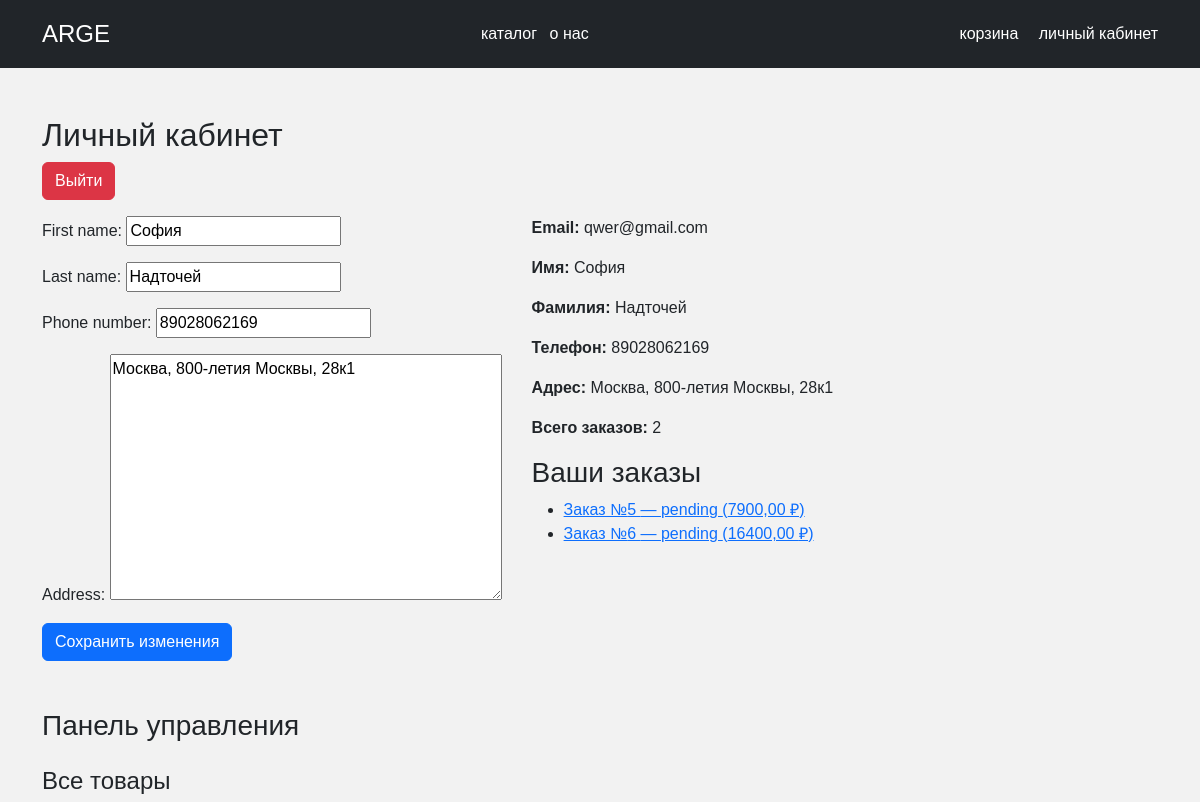
Page /profile/ (signed in, upper part) on the earlier database version.
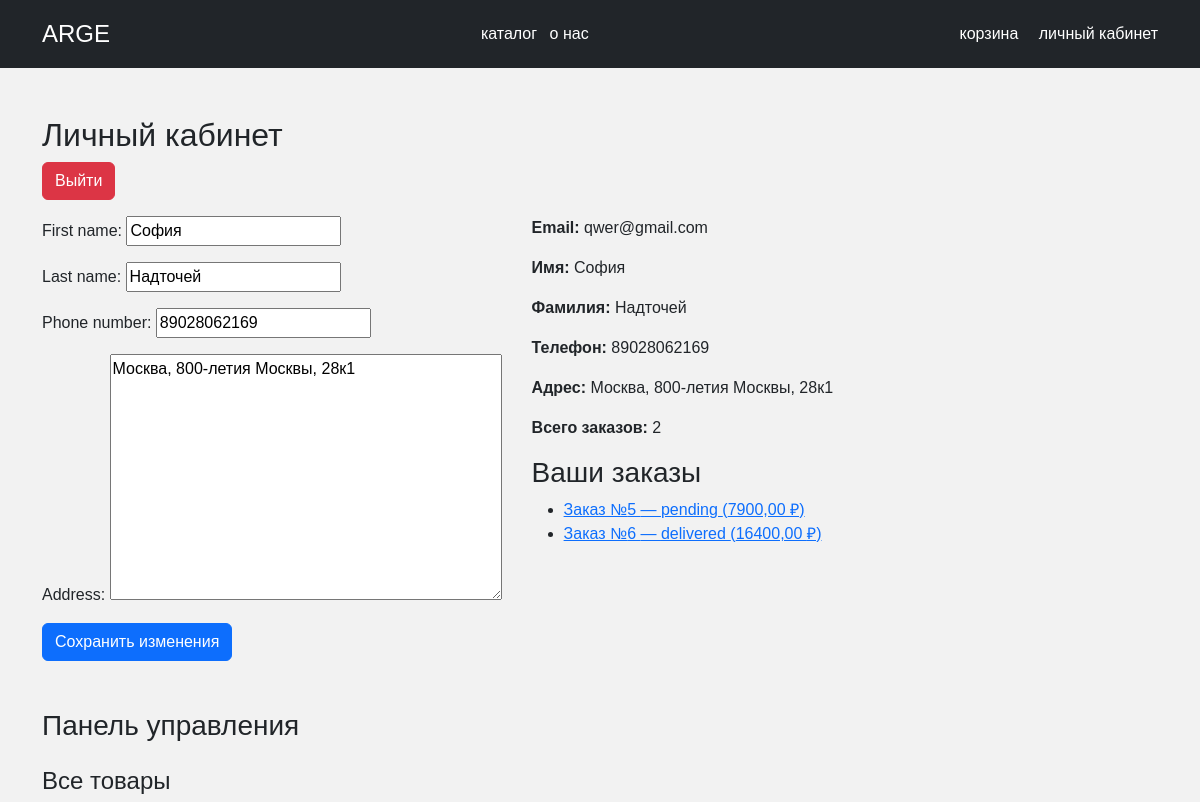
Same page on the later database version.
### members/models.py (models this page shows, shortened)
class Order(models.Model):
    STATUS_CHOICES = [
        ('pending', 'Pending'),
        ('shipped', 'Shipped'),
        ('delivered', 'Delivered'),
        ('cancelled', 'Cancelled'),
    ]
    user = models.ForeignKey(User, related_name='orders', on_delete=models.CASCADE)
    total_price = models.DecimalField(max_digits=10, decimal_places=2)
    status = models.CharField(max_length=50, choices=STATUS_CHOICES, default='pending')
    created_at = models.DateTimeField(default=timezone.now)
    class Meta:
        verbose_name = "Заказ"
        verbose_name_plural = "Заказы"

### members/views.py (the view)
# urls.py: path('profile/', views.profile_view, name='profile'),
@login_required
def profile_view(request):
    user = request.user
    if request.method == 'POST':
        form = UserProfileForm(request.POST, instance=user)
        if form.is_valid():
            form.save()
            return redirect('profile')
    else:
        form = UserProfileForm(instance=user)
    orders = user.orders.all()
    orders_count = orders.count()
    has_orders = orders.exists()
    products = Product.objects.all() if user.is_staff else []
    return render(request, 'profile.html', {
    'user': user,
    'user_form': form,
    'orders': orders,
    'orders_count': orders_count,
    'has_orders': has_orders,
    'products': products,
})

### members/forms.py
class UserProfileForm(forms.ModelForm):
    class Meta:
        model = User
        fields = ['first_name', 'last_name', 'phone_number', 'address']

### templates/profile.html (shortened to what this page needs)
{% extends "base.html" %}
{% load static %}
{% block content %}
<h2>Личный кабинет</h2>
<form method="post" action="{% url 'logout' %}">
  <button type="submit" class="btn btn-danger mb-3">Выйти</button>
</form>
<div class="lk-main">
    <div class="lk-form">
        <form method="post">
            {{ user_form.as_p }}
            <button type="submit" class="btn btn-primary">Сохранить изменения</button>
        </form>
    </div>
    <div class="lk-info">
        <p><strong>Email:</strong> {{ user.email }}</p>
        <p><strong>Имя:</strong> {{ user.first_name }}</p>
        <p><strong>Фамилия:</strong> {{ user.last_name }}</p>
        <p><strong>Телефон:</strong> {{ user.phone_number }}</p>
        <p><strong>Адрес:</strong> {{ user.address }}</p>
        <p><strong>Всего заказов:</strong> {{ orders_count }}</p>
        <h3>Ваши заказы</h3>
        {% if user.orders.all %}
            <ul>
                {% for order in user.orders.all %}
                    <li>
                        <a href="{% url 'order_detail' order.id %}">
                            Заказ №{{ order.id }} — {{ order.status }} ({{ order.total_price }} ₽)
                        </a>
                    </li>
                {% empty %}
                    <li>У вас ещё нет заказов.</li>
                {% endfor %}
            </ul>
        {% else %}
            <p>У вас нет заказов.</p>
        {% endif %}
    </div>
</div>
{% if user.is_staff %}
    <div class="admin-panel mt-5">
        <h3>Панель управления</h3>
        <h4 class="mt-4">Все товары</h4>
    </div>
{% endif %}
{% endblock %}

Differences in the rows shown:
changed Order id 6: status "pending" → "delivered"
